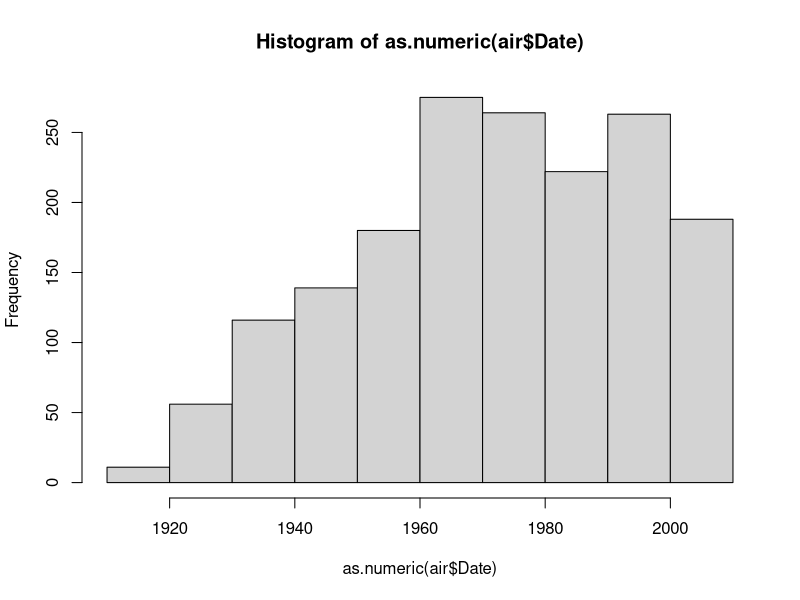
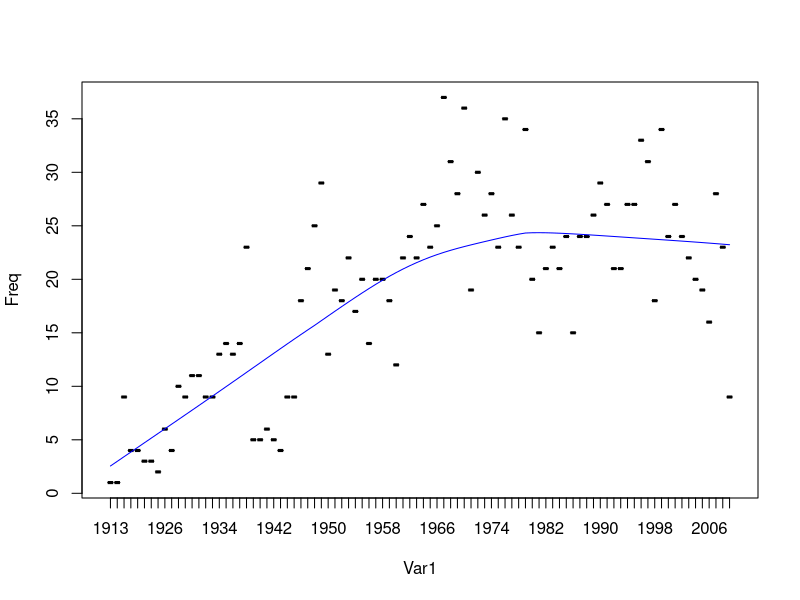

The R source for these figures, in order:
install.packages("readxl")
library(readxl)
air = read_excel("data/Final Airplane Crash Data.xlsx")

library(stringr)
temp=str_split_fixed(air$Location, ", ", 2)
countries=temp[,2]
air$Location=countries
air = air[!air$Location=="",]
air = air[air$Classification=="Non Military",]

#aplit=str_split_fixed(air$Date_Final, "-", 2)
temp = as.Date(air$Date,'%m/%d/%Y')
air$Date = format(temp,'%Y')

fatalities = air$Fatalities[!is.na(air$Fatalities)]

hist(as.numeric(air$Date))
accidents_per_year = data.frame(table(air$Date))
plot(accidents_per_year) 
lines(lowess(accidents_per_year$Var1,accidents_per_year$Freq), col="blue") # lowess line (x,y)


